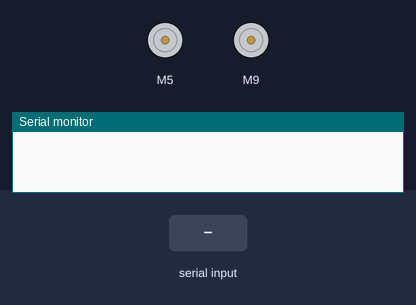
This sketch was run on a simulated Arduino Uno, built with avr-gcc and run on an emulated ATmega328P. Parts: 2 × DC motor (green arrow = forward, orange = backward, longer = faster), the last lines printed to the serial monitor. The inputs (shaded band) are chosen by the test bench.

Above: at 1.2 s.
1.3 s: "F" received over the second serial link
At 2.2 s:
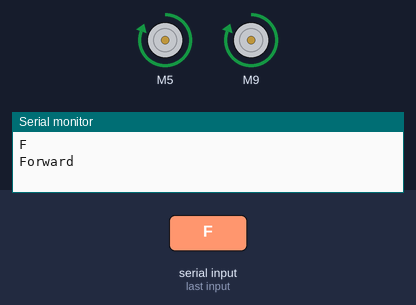
2.8 s: "B" received over the second serial link
At 3.3 s:
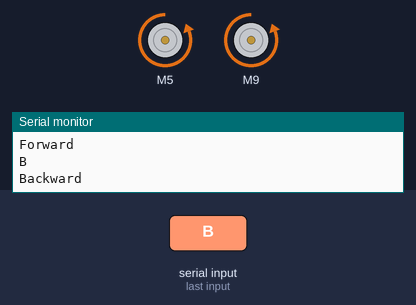
4.3 s: "L" received over the second serial link
At 5.5 s:
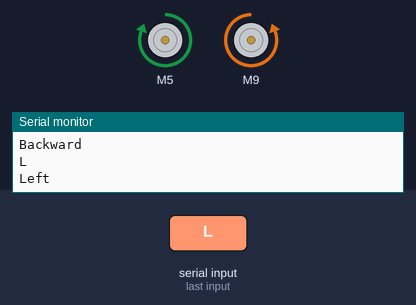
5.8 s: "R" received over the second serial link
At 6.8 s:
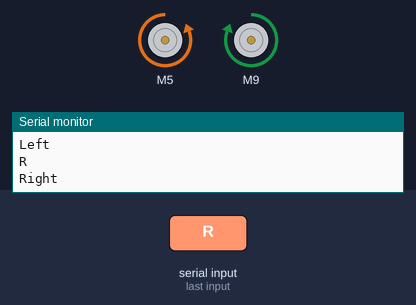
7.3 s: "1" received over the second serial link
At 7.9 s:
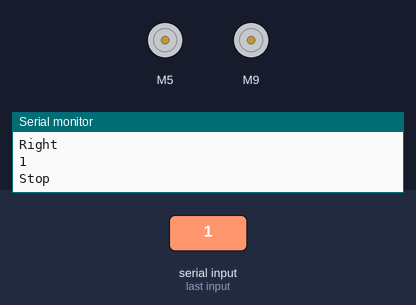
Timing chart, 0 to 9.8 s (numbered marks = the images above; inputs shaded):
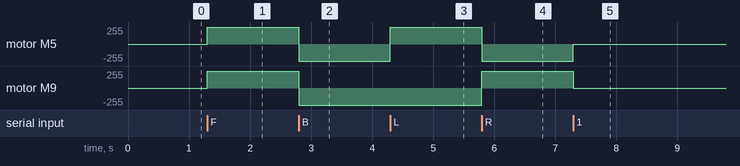

The sketch:

soccer.ino
```cpp
#include <L298N.h>
#include <SoftwareSerial.h>

// Create object named bt of the class SoftwareSerial
SoftwareSerial bt(12, 13); // (Rx, Tx)
// Without Enable pin with jumper in place
L298N motor1(5, 6);
L298N motor2(9, 11);

void setup() {
  bt.begin(9600); // Define baud rate for software serial communication
  Serial.begin(9600); // Define baud rate for serial communication
}

void loop() {
  if (bt.available()) { // If data is available on serial port
    char c = bt.read(); // Read a character from the serial port
    Serial.println(c); // Print the character received on the serial monitor

    // Control logic for motors based on received character
    if (c == 'F') { // Move forward
      Serial.println("Forward");
      motor1.forward();
      motor2.forward();
    }
    else if (c == 'B') { // Move backward
      Serial.println("Backward");
      motor1.backward();
      motor2.backward();
    }
    else if (c == 'L') { // Turn left
      Serial.println("Left");
      motor2.backward();
      motor1.forward();
    }
    else if (c == 'R') { // Turn right
      Serial.println("Right");
      motor2.forward();
      motor1.backward();
    }
    else { // Stop the motors if any other character is received
      Serial.println("Stop");
      motor1.stop();
      motor2.stop();
    }
  }
}
```

Measured:
- after the input at 1.3 s, motor M5, motor M9: stopped → forward 255/255 at once
- after the input at 2.8 s, motor M5, motor M9: forward 255/255 → backward 255/255 at once
- after the input at 4.3 s, motor M5: backward 255/255 → forward 255/255 at once
- after the input at 5.8 s, motor M5: forward 255/255 → backward 255/255 at once; motor M9: backward 255/255 → forward 255/255 at once
- after the input at 7.3 s, motor M5: backward 255/255 → stopped at once; motor M9: forward 255/255 → stopped at once
